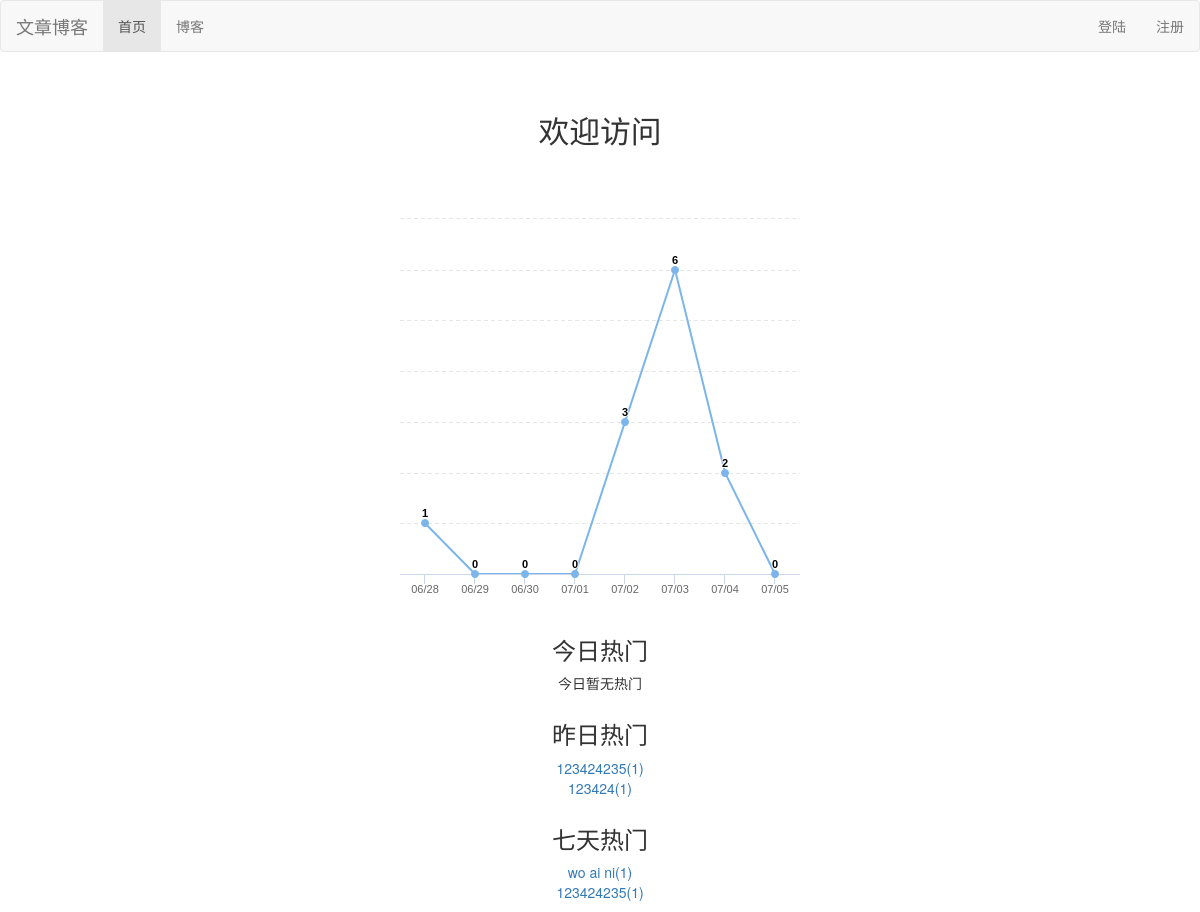
The page / on the database its author committed.
### read_statistics/models.py (models this page shows)
class Read_Detail(models.Model):
	date=models.DateField(default=timezone.now)
	read_num=models.IntegerField(default=0)
	content_type=models.ForeignKey(ContentType,on_delete=models.CASCADE)
	object_id=models.PositiveIntegerField()
	content_object=GenericForeignKey('content_type','object_id')

### blog/models.py (models this page shows)
class Blog(models.Model,Get_Read_Count_Method):
	title=models.CharField(max_length=50)
	blog_type=models.ForeignKey(BlogType,on_delete=models.CASCADE)
	content=RichTextUploadingField()
	read_details=GenericRelation(Read_Detail)
	author=models.ForeignKey(User,on_delete=models.CASCADE)
	created_time=models.DateTimeField(auto_now_add=True)
	last_updated_time=models.DateTimeField(auto_now_add=True)
	def __str__(self):
		return self.title

### website_blog/views.py (the view)
# urls.py: 2. Add a URL to urlpatterns:  path('', views.home, name='home')
def home(request):
	context={}
	blog_content_type=ContentType.objects.get_for_model(Blog)
	dates,read_nums=get_seven_days_read_data(blog_content_type)
	today_hot_data=get_today_hot_data(blog_content_type)
	yesterday_hot_data=get_yesterday_hot_data(blog_content_type)
	seven_days_hot_data=get_seven_days_hot_data(blog_content_type)
	hot_blogs_for_seven_days=cache.get('hot_blogs_for_seven_days')
	if hot_blogs_for_seven_days is None:
		hot_blogs_for_seven_days=get_seven_days_hot_blogs()
		cache.set('hot_blogs_for_seven_days',hot_blogs_for_seven_days,3600)
	context['yesterday_hot_data']=yesterday_hot_data
	context['read_nums']=read_nums
	context['dates']=dates
	context['today_hot_data']=today_hot_data
	context['seven_days_hot_data']=seven_days_hot_data
	context['hot_blogs_for_seven_days']=get_seven_days_hot_blogs()
	return render(request,'home.html',context)

### read_statistics/utils.py (called while the page is built)
def get_seven_days_read_data(content_type):
	today=timezone.now().date()
	read_num_list=[]
	dates_list=[]
	for _ in range(7,-1,-1):
		date=today-datetime.timedelta(days=_)
		dates_list.append(date.strftime('%m/%d'))
		read_details=Read_Detail.objects.filter(content_type=content_type,date=date)
		result=read_details.aggregate(read_num_sum=Count('read_num'))
		read_num_list.append(result['read_num_sum'])
	return dates_list,read_num_list

def get_today_hot_data(content_type):
	today=timezone.now().date()
	read_hot_list=[]
	read_details=Read_Detail.objects.filter(content_type=content_type,date=today).order_by('-read_num')[:2]
	return read_details

def get_yesterday_hot_data(content_type):
	yesterday=timezone.now().date()-datetime.timedelta(days=1)
	read_hot_list=[]
	read_details=Read_Detail.objects.filter(content_type=content_type,date=yesterday).order_by('-read_num')[:2]
	return read_details

def get_seven_days_hot_data(content_type):
	today=timezone.now().date()
	sevendate=timezone.now().date()-datetime.timedelta(days=7)
	read_details=Read_Detail.objects.filter(content_type=content_type,date__lte=today,date__gt=sevendate)\
							.annotate(read_num_sum=Sum('read_num'))\
							.order_by('-read_num_sum')[:2]
	return read_details

### website_blog/views.py (called while the page is built)
def get_seven_days_hot_blogs():
	today=timezone.now().date()
	date=today-datetime.timedelta(days=7)
	blogs=Blog.objects.filter(read_details__date__lte=today,read_details__date__gt=date)\
		   	  .values('id','title')\
		   	  .annotate(read_num_sum=Sum('read_details__read_num'))\
		   	  .order_by('-read_num_sum')

### templates/home.html (shortened to what this page needs)
{% extends 'base.html' %}
{% load staticfiles %}
{% block nav_home_active %}
active
{% endblock %}
{% block content %}
	<h3  class="welcome"> 欢迎访问</h3>
	 <div id="container" style="width: 600px;height:400px;"></div>
    <div class="hot_data">
        <h3>今日热门</h3>
    <ul>
    {% for hot_data in today_hot_data %}
        <a href="{% url 'blog:detail' hot_data.object_id %}">
            <li>{{ hot_data.content_object }}({{ hot_data.read_num }})</li>
        </a>
    {% empty %}
        <li>今日暂无热门</li>
    {% endfor %}
    </ul>
    </div>
    <div class="hot_data">
        <h3>昨日热门</h3>
    <ul>
    {% for hot_data in yesterday_hot_data %}
        <a href="{% url 'blog:detail' hot_data.object_id %}">
            <li>{{ hot_data.content_object }}({{ hot_data.read_num }})</li>
        </a>
    {% empty %}
        <li>昨日暂无热门</li>
    {% endfor %}
    </ul>
    </div>
    <div class="hot_data">
        <h3>七天热门</h3>
    <ul>
    {% for hot_data in seven_days_hot_data %}
        <a href="{% url 'blog:detail' hot_data.object_id %}">
            <li>{{ hot_data.content_object.title }}({{ hot_data.read_num }})</li>
        </a>
    {% empty %}
        <li>七日暂无热门</li>
    {% endfor %}
    </ul>
    </div>
{% endblock %}

### static/base.css (style rules this page uses)
* { margin: 0; padding:0; }
h3.welcome { font-size: 220%; text-align: center; margin-top: 2em; margin-bottom: 2em; }
div#container { margin: 0 auto; height: 16em; min-width: 20em; max-width: 30em; }
div.hot_data { text-align: center; margin-top: 2em; }

### rows shown on the page
Read_Detail: content_object "123424235", read_num "1"
Read_Detail: content_object "123424", read_num "1"
Read_Detail: content_object "wo ai ni", read_num "1"
Read_Detail: content_object "123424235", read_num "1"
